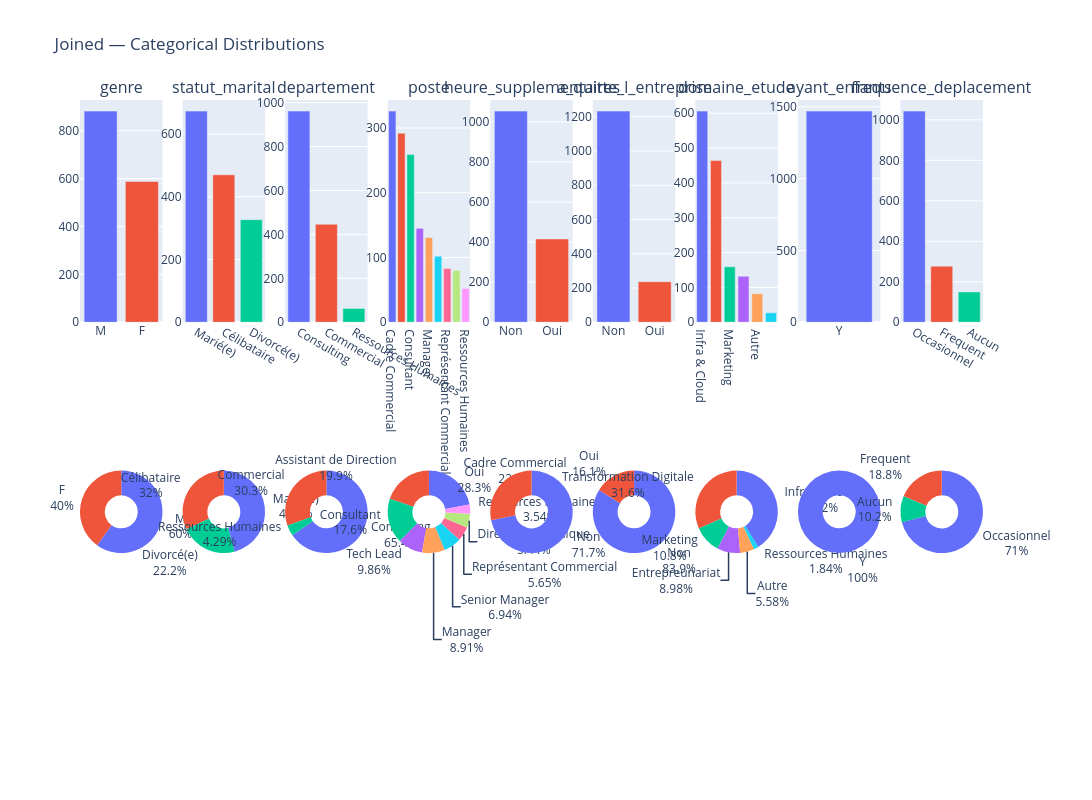

The notebook cell saved with this chart:
### Markdown cell above
### 1.2 Join

sirh.id_employee = eval.eval_number (strip "E_") = sondage.code_sondage (Pandas cut off leading "0")

### Code cell
section("Building the Central DataFrame", level=1)

df_sirh    = pd.read_csv("extrait_sirh.csv")
df_eval    = pd.read_csv("extrait_eval.csv")
df_sondage = pd.read_csv("extrait_sondage.csv")

# Clean join keys before merging
df_eval["id_employee"]    = df_eval["eval_number"].str.replace("E_", "", regex=False).astype(int)
df_sondage["id_employee"] = df_sondage["code_sondage"]

df = (
    df_sirh
    .merge(df_eval,    on="id_employee", how="inner")
    .merge(df_sondage, on="id_employee", how="inner")
)

# Clean % column immediately after joining
df["augementation_salaire_precedente"] = (
    df["augementation_salaire_precedente"]
    .str.replace("%", "", regex=False)
    .str.strip()
    .astype(float)
)

# EDA on joined file
eda_file(df, "Joined")

### Figure 1 — Plotly figure (JSON) as saved in the notebook; plotly's stock layout.template omitted (floating-point values rounded to 4 significant figures)
{"data": [{"customdata": [0.6, 0.4], "hovertemplate": "%{x}<br>Count: %{y}<br>Percentage: %{customdata:.1%}<extra></extra>", "marker": {"color": ["#636EFA", "#EF553B"]}, "showlegend": false, "type": "bar", "x": ["M", "F"], "xaxis": "x", "y": [882, 588], "yaxis": "y"}, {"domain": {"x": [0, 0.09136], "y": [0, 0.425]}, "hole": 0.4, "hovertemplate": "%{label}<br>Count: %{value}<br>Percentage: %{percent}<extra></extra>", "labels": ["M", "F"], "marker": {"colors": ["#636EFA", "#EF553B"]}, "showlegend": false, "textinfo": "label+percent", "type": "pie", "values": [882, 588]}, {"customdata": [0.4578, 0.3197, 0.2224], "hovertemplate": "%{x}<br>Count: %{y}<br>Percentage: %{customdata:.1%}<extra></extra>", "marker": {"color": ["#636EFA", "#EF553B", "#00CC96"]}, "showlegend": false, "type": "bar", "x": ["Marié(e)", "Célibataire", "Divorcé(e)"], "xaxis": "x2", "y": [673, 470, 327], "yaxis": "y2"}, {"domain": {"x": [0.1136, 0.2049], "y": [0, 0.425]}, "hole": 0.4, "hovertemplate": "%{label}<br>Count: %{value}<br>Percentage: %{percent}<extra></extra>", "labels": ["Marié(e)", "Célibataire", "Divorcé(e)"], "marker": {"colors": ["#636EFA", "#EF553B", "#00CC96"]}, "showlegend": false, "textinfo": "label+percent", "type": "pie", "values": [673, 470, 327]}, {"customdata": [0.6537, 0.3034, 0.04286], "hovertemplate": "%{x}<br>Count: %{y}<br>Percentage: %{customdata:.1%}<extra></extra>", "marker": {"color": ["#636EFA", "#EF553B", "#00CC96"]}, "showlegend": false, "type": "bar", "x": ["Consulting", "Commercial", "Ressources Humaines"], "xaxis": "x3", "y": [961, 446, 63], "yaxis": "y3"}, {"domain": {"x": [0.2272, 0.3185], "y": [0, 0.425]}, "hole": 0.4, "hovertemplate": "%{label}<br>Count: %{value}<br>Percentage: %{percent}<extra></extra>", "labels": ["Consulting", "Commercial", "Ressources Humaines"], "marker": {"colors": ["#636EFA", "#EF553B", "#00CC96"]}, "showlegend": false, "textinfo": "label+percent", "type": "pie", "values": [961, 446, 63]}, {"customdata": [0.2218, 0.1986, 0.1762, 0.09864, 0.08912, 0.06939, 0.05646, 0.05442, 0.03537], "hovertemplate": "%{x}<br>Count: %{y}<br>Percentage: %{customdata:.1%}<extra></extra>", "marker": {"color": ["#636EFA", "#EF553B", "#00CC96", "#AB63FA", "#FFA15A", "#19D3F3", "#FF6692", "#B6E880", "#FF97FF"]}, "showlegend": false, "type": "bar", "x": ["Cadre Commercial", "Assistant de Direction", "Consultant", "Tech Lead", "Manager", "Senior Manager", "Représentant Commercial", "Directeur Technique", "Ressources Humaines"], "xaxis": "x4", "y": [326, 292, 259, 145, 131, 102, 83, 80, 52], "yaxis": "y4"}, {"domain": {"x": [0.3407, 0.4321], "y": [0, 0.425]}, "hole": 0.4, "hovertemplate": "%{label}<br>Count: %{value}<br>Percentage: %{percent}<extra></extra>", "labels": ["Cadre Commercial", "Assistant de Direction", "Consultant", "Tech Lead", "Manager", "Senior Manager", "Représentant Commercial", "Directeur Technique", "Ressources Humaines"], "marker": {"colors": ["#636EFA", "#EF553B", "#00CC96", "#AB63FA", "#FFA15A", "#19D3F3", "#FF6692", "#B6E880", "#FF97FF"]}, "showlegend": false, "textinfo": "label+percent", "type": "pie", "values": [326, 292, 259, 145, 131, 102, 83, 80, 52]}, {"customdata": [0.717, 0.283], "hovertemplate": "%{x}<br>Count: %{y}<br>Percentage: %{customdata:.1%}<extra></extra>", "marker": {"color": ["#636EFA", "#EF553B"]}, "showlegend": false, "type": "bar", "x": ["Non", "Oui"], "xaxis": "x5", "y": [1054, 416], "yaxis": "y5"}, {"domain": {"x": [0.4543, 0.5457], "y": [0, 0.425]}, "hole": 0.4, "hovertemplate": "%{label}<br>Count: %{value}<br>Percentage: %{percent}<extra></extra>", "labels": ["Non", "Oui"], "marker": {"colors": ["#636EFA", "#EF553B"]}, "showlegend": false, "textinfo": "label+percent", "type": "pie", "values": [1054, 416]}, {"customdata": [0.8388, 0.1612], "hovertemplate": "%{x}<br>Count: %{y}<br>Percentage: %{customdata:.1%}<extra></extra>", "marker": {"color": ["#636EFA", "#EF553B"]}, "showlegend": false, "type": "bar", "x": ["Non", "Oui"], "xaxis": "x6", "y": [1233, 237], "yaxis": "y6"}, {"domain": {"x": [0.5679, 0.6593], "y": [0, 0.425]}, "hole": 0.4, "hovertemplate": "%{label}<br>Count: %{value}<br>Percentage: %{percent}<extra></extra>", "labels": ["Non", "Oui"], "marker": {"colors": ["#636EFA", "#EF553B"]}, "showlegend": false, "textinfo": "label+percent", "type": "pie", "values": [1233, 237]}, {"customdata": [0.4122, 0.3156, 0.1082, 0.0898, 0.05578, 0.01837], "hovertemplate": "%{x}<br>Count: %{y}<br>Percentage: %{customdata:.1%}<extra></extra>", "marker": {"color": ["#636EFA", "#EF553B", "#00CC96", "#AB63FA", "#FFA15A", "#19D3F3"]}, "showlegend": false, "type": "bar", "x": ["Infra & Cloud", "Transformation Digitale", "Marketing", "Entrepreunariat", "Autre", "Ressources Humaines"], "xaxis": "x7", "y": [606, 464, 159, 132, 82, 27], "yaxis": "y7"}, {"domain": {"x": [0.6815, 0.7728], "y": [0, 0.425]}, "hole": 0.4, "hovertemplate": "%{label}<br>Count: %{value}<br>Percentage: %{percent}<extra></extra>", "labels": ["Infra & Cloud", "Transformation Digitale", "Marketing", "Entrepreunariat", "Autre", "Ressources Humaines"], "marker": {"colors": ["#636EFA", "#EF553B", "#00CC96", "#AB63FA", "#FFA15A", "#19D3F3"]}, "showlegend": false, "textinfo": "label+percent", "type": "pie", "values": [606, 464, 159, 132, 82, 27]}, {"customdata": [1.0], "hovertemplate": "%{x}<br>Count: %{y}<br>Percentage: %{customdata:.1%}<extra></extra>", "marker": {"color": ["#636EFA"]}, "showlegend": false, "type": "bar", "x": ["Y"], "xaxis": "x8", "y": [1470], "yaxis": "y8"}, {"domain": {"x": [0.7951, 0.8864], "y": [0, 0.425]}, "hole": 0.4, "hovertemplate": "%{label}<br>Count: %{value}<br>Percentage: %{percent}<extra></extra>", "labels": ["Y"], "marker": {"colors": ["#636EFA"]}, "showlegend": false, "textinfo": "label+percent", "type": "pie", "values": [1470]}, {"customdata": [0.7095, 0.1884, 0.102], "hovertemplate": "%{x}<br>Count: %{y}<br>Percentage: %{customdata:.1%}<extra></extra>", "marker": {"color": ["#636EFA", "#EF553B", "#00CC96"]}, "showlegend": false, "type": "bar", "x": ["Occasionnel", "Frequent", "Aucun"], "xaxis": "x9", "y": [1043, 277, 150], "yaxis": "y9"}, {"domain": {"x": [0.9086, 1], "y": [0, 0.425]}, "hole": 0.4, "hovertemplate": "%{label}<br>Count: %{value}<br>Percentage: %{percent}<extra></extra>", "labels": ["Occasionnel", "Frequent", "Aucun"], "marker": {"colors": ["#636EFA", "#EF553B", "#00CC96"]}, "showlegend": false, "textinfo": "label+percent", "type": "pie", "values": [1043, 277, 150]}], "layout": {"annotations": [{"font": {"size": 16}, "showarrow": false, "text": "genre", "x": 0.04568, "xanchor": "center", "xref": "paper", "y": 1, "yanchor": "bottom", "yref": "paper"}, {"font": {"size": 16}, "showarrow": false, "text": "statut_marital", "x": 0.1593, "xanchor": "center", "xref": "paper", "y": 1, "yanchor": "bottom", "yref": "paper"}, {"font": {"size": 16}, "showarrow": false, "text": "departement", "x": 0.2728, "xanchor": "center", "xref": "paper", "y": 1, "yanchor": "bottom", "yref": "paper"}, {"font": {"size": 16}, "showarrow": false, "text": "poste", "x": 0.3864, "xanchor": "center", "xref": "paper", "y": 1, "yanchor": "bottom", "yref": "paper"}, {"font": {"size": 16}, "showarrow": false, "text": "heure_supplementaires", "x": 0.5, "xanchor": "center", "xref": "paper", "y": 1, "yanchor": "bottom", "yref": "paper"}, {"font": {"size": 16}, "showarrow": false, "text": "a_quitte_l_entreprise", "x": 0.6136, "xanchor": "center", "xref": "paper", "y": 1, "yanchor": "bottom", "yref": "paper"}, {"font": {"size": 16}, "showarrow": false, "text": "domaine_etude", "x": 0.7272, "xanchor": "center", "xref": "paper", "y": 1, "yanchor": "bottom", "yref": "paper"}, {"font": {"size": 16}, "showarrow": false, "text": "ayant_enfants", "x": 0.8407, "xanchor": "center", "xref": "paper", "y": 1, "yanchor": "bottom", "yref": "paper"}, {"font": {"size": 16}, "showarrow": false, "text": "frequence_deplacement", "x": 0.9543, "xanchor": "center", "xref": "paper", "y": 1, "yanchor": "bottom", "yref": "paper"}], "height": 800, "title": {"text": "Joined — Categorical Distributions"}, "width": 4500, "xaxis": {"anchor": "y", "domain": [0, 0.09136]}, "xaxis2": {"anchor": "y2", "domain": [0.1136, 0.2049]}, "xaxis3": {"anchor": "y3", "domain": [0.2272, 0.3185]}, "xaxis4": {"anchor": "y4", "domain": [0.3407, 0.4321]}, "xaxis5": {"anchor": "y5", "domain": [0.4543, 0.5457]}, "xaxis6": {"anchor": "y6", "domain": [0.5679, 0.6593]}, "xaxis7": {"anchor": "y7", "domain": [0.6815, 0.7728]}, "xaxis8": {"anchor": "y8", "domain": [0.7951, 0.8864]}, "xaxis9": {"anchor": "y9", "domain": [0.9086, 1]}, "yaxis": {"anchor": "x", "domain": [0.575, 1]}, "yaxis2": {"anchor": "x2", "domain": [0.575, 1]}, "yaxis3": {"anchor": "x3", "domain": [0.575, 1]}, "yaxis4": {"anchor": "x4", "domain": [0.575, 1]}, "yaxis5": {"anchor": "x5", "domain": [0.575, 1]}, "yaxis6": {"anchor": "x6", "domain": [0.575, 1]}, "yaxis7": {"anchor": "x7", "domain": [0.575, 1]}, "yaxis8": {"anchor": "x8", "domain": [0.575, 1]}, "yaxis9": {"anchor": "x9", "domain": [0.575, 1]}}}
